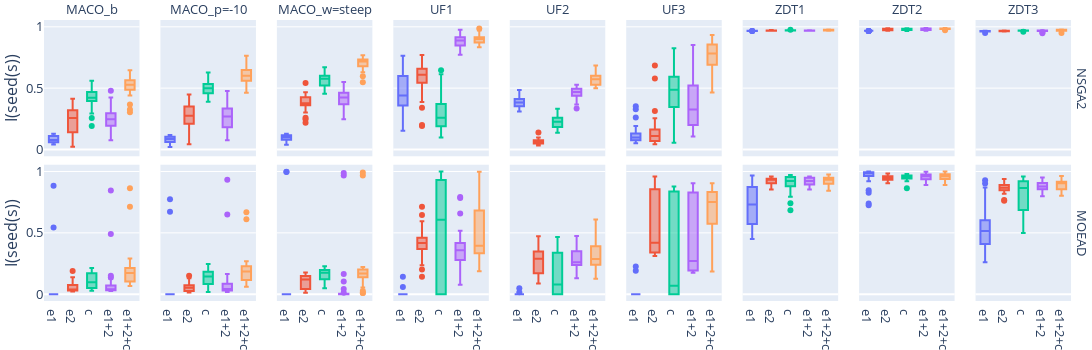
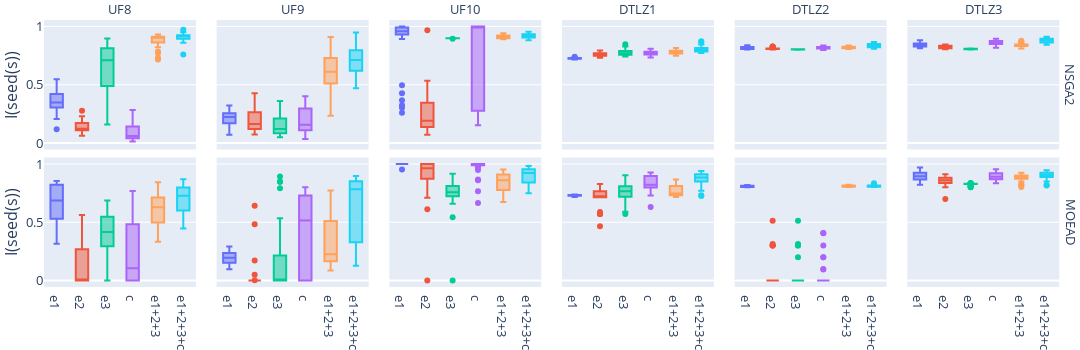

Write notebook code for charts like these, in order.
### Code cell
import plotly.express as px

def plot_CI_data(filtered_df, problem_name, n_obj):
    print(filtered_df)
    filtered_df = filtered_df.replace(to_replace="e1+e2",value="e1+2") #rename the seed types for better readability
    filtered_df = filtered_df.replace(to_replace="e1+e2+e3",value="e1+2+3")
    filtered_df = filtered_df.replace(to_replace="e1+e2+c",value="e1+2+c")
    filtered_df = filtered_df.replace(to_replace="e1+e2+e3+c",value="e1+2+3+c")
    fig = px.box(
        filtered_df[filtered_df.seed_type != "r"].loc[( filtered_df.problem_name.str.contains(problem_name) )],
        y="seed",
        x="seed_type",
        color="seed_type",
        facet_col="problem_name",
        facet_row="algorithm_name",
        labels={
                "seed" : "I(seed(s))",
            },
        
        #title=problem_name+" d_o="+str(n_obj),
        facet_col_spacing=0.0,
        facet_row_spacing=0.0,
        #set font size to 12:
        
        )
    fig.update_layout(
        height=350,
        width=180*len(filtered_df.problem_name.unique()),
        margin=dict(l=0, r=0, t=20, b=0),
        font=dict(size=13),
        showlegend=False,
    )
    fig.update_xaxes(title=None)

    fig.for_each_annotation(lambda a: a.update( text=a.text.removeprefix("problem_name=") ))#remove the prefix
    fig.for_each_annotation(lambda a: a.update( text=a.text.removeprefix("algorithm_name=") ))#remove the prefix
    fig.write_image("../figures/paper/pop_impact/impact_plot_"+problem_name+"d_o="+str(n_obj)+".pdf")
    fig.show()
    
# plot_CI_data( df_2d, "ZDT", 2 )
# plot_CI_data( df_2d, "MACO", 2 )
# plot_CI_data( df_2d, "UF", 2 )

# plot_CI_data( df_3d, "UF", 3 )
# plot_CI_data( df_3d, "DTLZ", 3 )

d2_data = df_2d[ (df_2d.problem_name != "ZDT4") & (df_2d.problem_name != "ZDT6") & (df_2d.problem_name != "MACO_w=shallow") ]
plot_CI_data( d2_data, "", 2 )
plot_CI_data( df_3d, "", 3 )
